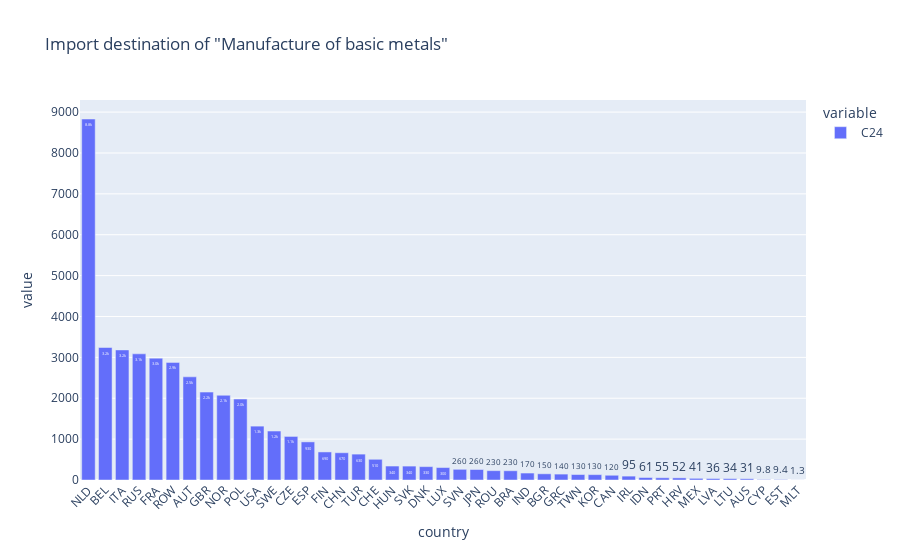

Notebook code cell kept with this figure:
### Code cell
fig2 = px.bar(a['C24'].sort_values(ascending=False),text_auto='.2s',
title='Import destination of "Manufacture of basic metals"')
fig2.update_traces(textfont_size=12, textangle=0, cliponaxis=False)
fig2.update_layout(xaxis_tickangle=-45)
fig2.show()

### Figure 1 — Plotly figure (JSON) as saved in the notebook; plotly's stock layout.template omitted (floating-point values rounded to 4 significant figures)
{"data": [{"alignmentgroup": "True", "cliponaxis": false, "hovertemplate": "variable=C24<br>country=%{x}<br>value=%{y}<extra></extra>", "legendgroup": "C24", "marker": {"color": "#636efa", "pattern": {"shape": ""}}, "name": "C24", "offsetgroup": "C24", "orientation": "v", "showlegend": true, "textangle": 0, "textfont": {"size": 12}, "textposition": "auto", "texttemplate": "%{y:.2s}", "type": "bar", "x": ["NLD", "BEL", "ITA", "RUS", "FRA", "ROW", "AUT", "GBR", "NOR", "POL", "USA", "SWE", "CZE", "ESP", "FIN", "CHN", "TUR", "CHE", "HUN", "SVK", "DNK", "LUX", "SVN", "JPN", "ROU", "BRA", "IND", "BGR", "GRC", "TWN", "KOR", "CAN", "IRL", "IDN", "PRT", "HRV", "MEX", "LVA", "LTU", "AUS", "CYP", "EST", "MLT"], "xaxis": "x", "y": [8831.0, 3241.0, 3182.0, 3086.0, 2981.0, 2877.0, 2524.0, 2151.0, 2073.0, 1981.0, 1318.0, 1198.0, 1066.0, 932.4, 686.4, 666.9, 633.4, 506.7, 341.6, 340.0, 327.1, 304.4, 261.2, 256.5, 228.4, 226.4, 170.4, 151.7, 144.5, 133.8, 131.2, 116.1, 94.96, 61.06, 55.09, 52.04, 40.71, 36.24, 33.77, 30.67, 9.844, 9.444, 1.276], "yaxis": "y"}], "layout": {"barmode": "relative", "legend": {"title": {"text": "variable"}, "tracegroupgap": 0}, "title": {"text": "Import destination of \"Manufacture of basic metals\""}, "xaxis": {"anchor": "y", "domain": [0, 1], "tickangle": -45, "title": {"text": "country"}}, "yaxis": {"anchor": "x", "domain": [0, 1], "title": {"text": "value"}}}}
